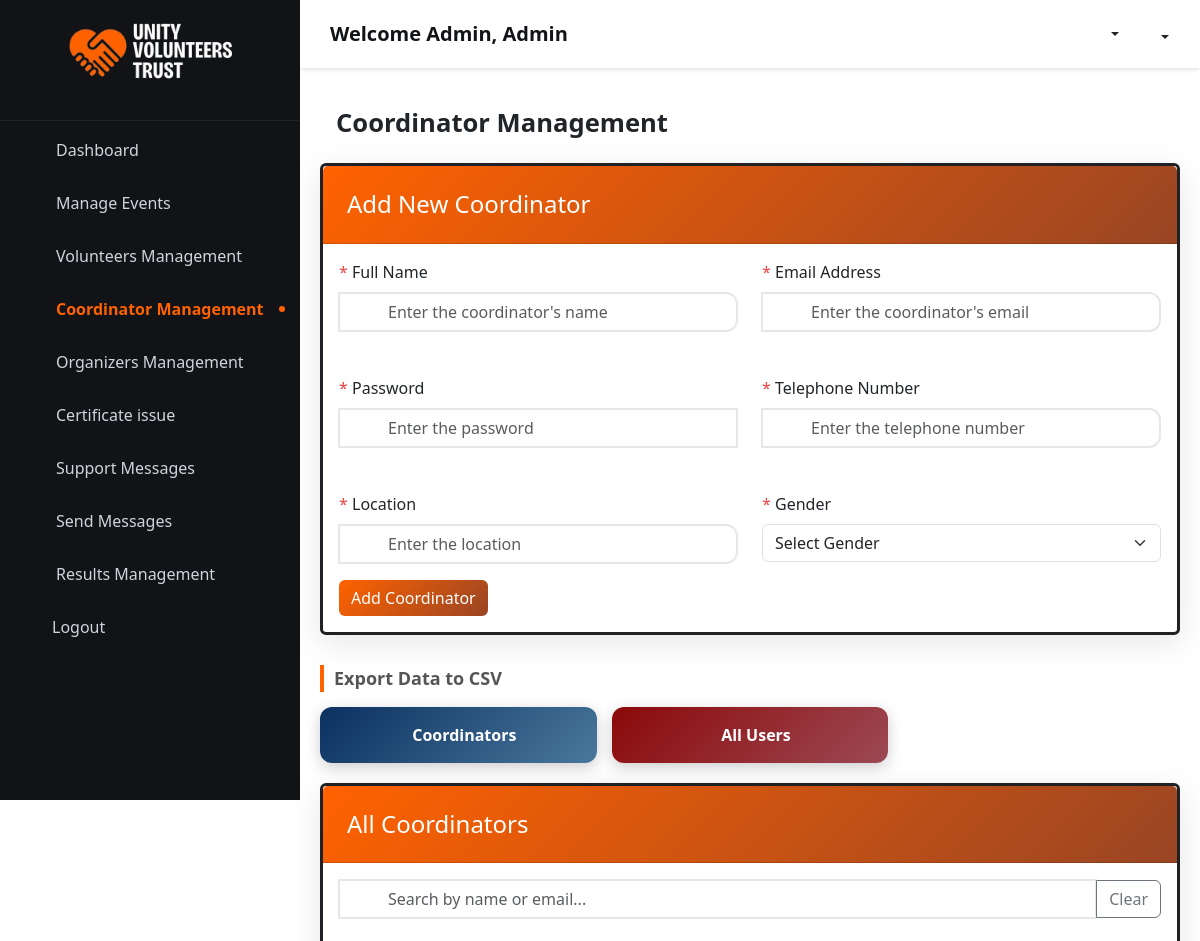
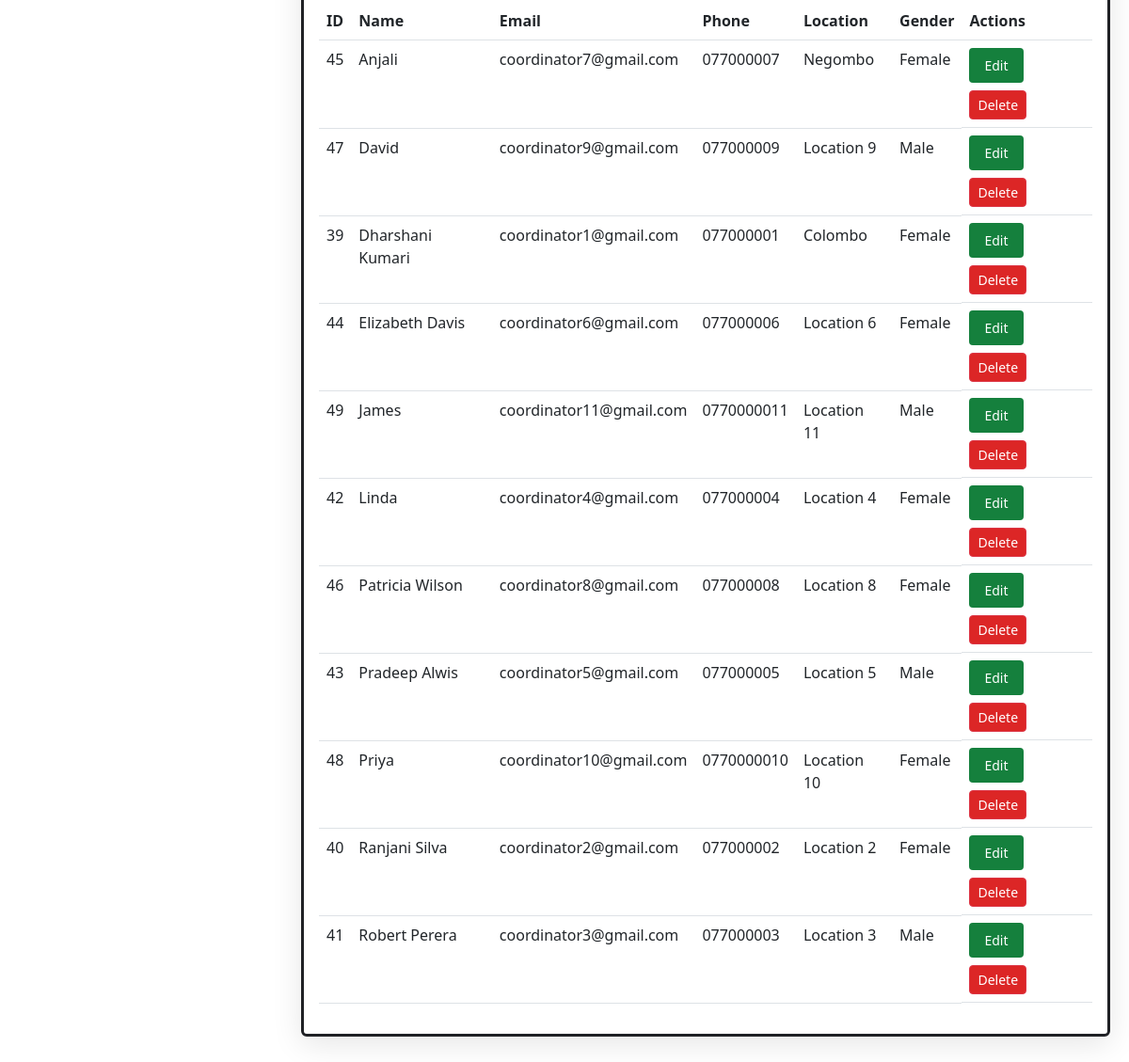
The app's page /presentation/coordinator_management.php (signed in) with its own data (2 pictures, top to bottom).
### tables this page shows
CREATE TABLE IF NOT EXISTS `users` (
  `userId` int NOT NULL AUTO_INCREMENT,
  `name` varchar(100) NOT NULL,
  `email` varchar(100) NOT NULL,
  `password` varchar(255) NOT NULL,
  `telephoneNo` varchar(20) DEFAULT NULL,
  `location` varchar(100) DEFAULT NULL,
  `gender` enum('Male','Female','Other','Prefer not to say') NOT NULL,
  `role` enum('Volunteer','Admin','Coordinator','Organizer','Volunteer+Organizer') DEFAULT 'Volunteer',
  PRIMARY KEY (`userId`),
  UNIQUE KEY `email` (`email`)
);

### business_logic/RegistrationLogic.php (called while the page is built, shortened)
<?php
require_once __DIR__ . "/../data_access/RegistrationData.php";
class RegistrationLogic {
    private $registrationData;
    public function __construct($conn) {
        $this->registrationData = new RegistrationData($conn);
    }
    public function getAllCoordinators() {
        return $this->registrationData->getAllCoordinators();
    }
}
?>

### data_access/RegistrationData.php (called while the page is built, shortened)
<?php
class RegistrationData {
    private $conn;
    public function __construct($conn) {
        $this->conn = $conn;
    }
    public function getAllCoordinators() {
        $stmt = $this->conn->prepare("SELECT userId, name, email, telephoneNo, location, gender FROM users WHERE role = 'Coordinator' ORDER BY name ASC");
        $stmt->execute();
        $result = $stmt->get_result();
        return $result->fetch_all(MYSQLI_ASSOC);
    }
}
?>

### presentation/coordinator_management.php (the view, shortened to what this page needs)
<?php
$name = $_SESSION['name'];
$role = $_SESSION['role'] ?? '';
require_once __DIR__ . "/../data_access/db.php";
require_once __DIR__ . "/../business_logic/RegistrationLogic.php";
$logic = new RegistrationLogic($conn);
$coordinators = $logic->getAllCoordinators();
?>
<!DOCTYPE html>
<html lang="en">
<head>
    <link rel="stylesheet" href="../assets/css/a9.css">
    <link href="https://cdn.jsdelivr.net/npm/bootstrap@5.3.0/dist/css/bootstrap.min.css" rel="stylesheet">
    <link href="https://cdn.jsdelivr.net/npm/remixicon@3.5.0/fonts/remixicon.css" rel="stylesheet">
</head>
<body>
<nav class="sidebar" id="sidebar">
    <div class="sidebar-logo">
        <img src="../assets/images/logo.png" alt="Logo" class="logo-img">
    </div>
    <div class="nav-items">
        <?php if ($role === 'Admin'): ?>
            <div class="nav-item">
            <a href="admin_dashboard.php">
                <span>Dashboard</span>
            </a>
        </div>
        <?php endif; ?>
        <div class="nav-item">
            <a href="events.php">
                <span>Manage Events</span>
            </a>
        </div>
        <?php if ($role === 'Admin' || $role === 'Coordinator'): ?>
            <div class="nav-item">
                <a href="volunteer_management.php">
                    <span>Volunteers Management</span>
                </a>
            </div>
        <?php endif; ?>
        <?php if ($role === 'Admin'): ?>
        <div class="nav-item">
                <a href="coordinator_management.php" class="active">
                    <span>Coordinator Management</span>
                </a>
        </div>
        <?php endif; ?>
        <?php if ($role === 'Admin'): ?>
            <div class="nav-item">
                <a href="organizer_requests.php">
                    <span>Organizers Management</span>
                </a>
            </div>
        <?php endif; ?>
        <?php if ($role === 'Admin'): ?>
            <div class="nav-item">
                <a href="issue_certificates.php">
                    <span>Certificate issue</span>
                </a>
            </div>
        <?php endif; ?>
        <?php if ($role === 'Admin' || $role === 'Coordinator'): ?>
         <div class="nav-item">
            <a href="view_messages.php">
                <span>Support Messages</span>
            </a>
        </div>
        <?php endif; ?>
        <div class="nav-item">
            <a href="send_message.php">
                <span>Send Messages</span>
            </a>
        </div>
        <div class="nav-item">
            <a href="results_management.php">
                <span>Results Management</span>
            </a>
        </div>
        <div class="nav-item">
            <a href="logout.php">
                <span>Logout</span>
            </a>
        </div>
    </div>
</nav>
    <div class="main-content" id="mainContent">
        <header class="top-header">
            <div class="welcome-text">
                Welcome <?php echo htmlspecialchars($role); ?>, <?php echo htmlspecialchars($name); ?>
            </div>
            <div class="header-actions">
               <div class="dropdown me-3">
                    <button class="btn p-0 dropdown-toggle" type="button" data-bs-toggle="dropdown">
                    </button>
                </div>
                <div class="dropdown">
                    <button class="btn p-0 dropdown-toggle" type="button" data-bs-toggle="dropdown">
                    </button>
                </div>
            </div>
        </header>
    <div class="container1">
        <h1 class="text-left page-title mb-4">
            <i class="ri-user-settings-line"></i> Coordinator Management
        </h1>
        <div class="card">
            <div class="card-header">
                <h4 class="mb-0"><i class="ri-user-add-line"></i> Add New Coordinator</h4>
            </div>
            <div class="card-body">
                <form method="POST" id="addForm">
                    <div class="row">
                        <div class="col-md-6 mb-3">
                            <label class="form-label">
                                <span class="required">*</span> Full Name
                            </label>
                            <div class="input-group">
                                <input type="text" name="name" class="form-control with-icon" placeholder="Enter the coordinator's name" required>
                            </div>
                        </div>
                        <div class="col-md-6 mb-3">
                            <label class="form-label">
                                <span class="required">*</span> Email Address
                            </label>
                            <div class="input-group">
                                <input type="email" name="email" id="email" class="form-control with-icon" placeholder="Enter the coordinator's email" required>
                            </div>
                            <div class="email-hints" id="emailHints"></div>
                        </div>
                    </div>
                    <div class="row">
                        <div class="col-md-6 mb-3">
                            <label class="form-label">
                                <span class="required">*</span> Password
                            </label>
                            <div class="input-group">
                                <input type="password" name="password" class="form-control with-icon" placeholder="Enter the password" id="addPassword" required>
                            </div>
                            <div class="email-hints" id="passwordHints"></div>
                        </div>
                        <div class="col-md-6 mb-3">
                            <label class="form-label">
                                <span class="required">*</span> Telephone Number
                            </label>
                            <div class="input-group">
                                <input type="tel" name="phone" id="phone" class="form-control with-icon" placeholder="Enter the telephone number" required>
                            </div>
                             <div class="email-hints" id="mobileHints"></div>
                        </div>
                    </div>
                    <div class="row">
                        <div class="col-md-6 mb-3">
                            <label class="form-label">
                                <span class="required">*</span> Location
                            </label>
                            <div class="input-group">
                                <input type="text" name="location" class="form-control with-icon" placeholder="Enter the location" required>
                            </div>
                        </div>
                        <div class="col-md-6 mb-3">
                            <label class="form-label">
                                <span class="required">*</span> Gender
                            </label>
                            <select name="gender" class="form-select" required>
                                <option value="">Select Gender</option>
                            </select>
                        </div>
                    </div>
                    <button type="submit" class="btn btn-primary">
                        <i class="ri-add-line"></i> Add Coordinator
                    </button>
                </form>
            </div>
        </div>
        <div class="csv-generating">
    <div class="section-title"><i class="ri-file-chart-line"></i> Export Data to CSV</div>
    <div class="button-group">
        <a href="export_csv.php?type=coordinators" class="csv-button btn-coordinators" onclick="showCsvLoading(this)">
            Coordinators
        </a>
        <a href="export_csv.php?type=all_users" class="csv-button btn-all-users" onclick="showCsvLoading(this)">
            All Users
        </a>
    </div>
</div>
        <div class="card">
            <div class="card-header">
                <h4 class="mb-0"><i class="ri-team-line"></i> All Coordinators</h4>
            </div>
            <div class="card-body">
                <div class="mb-4">
                    <div class="input-group">
                        <input type="text" id="searchInput" class="form-control with-icon" placeholder="Search by name or email..." onkeyup="searchCoordinators()">
                        <button class="btn btn-outline-secondary" type="button" onclick="clearSearch()">
                            <i class="ri-close-line"></i> Clear
                        </button>
                    </div>
                </div>
                <div class="table-container">
                    <table class="table table-hover" id="coordinatorTable">
                        <thead>
                            <tr>
                                <th>ID</th>
                                <th>Name</th>
                                <th>Email</th>
                                <th>Phone</th>
                                <th>Location</th>
                                <th>Gender</th>
                                <th>Actions</th>
                            </tr>
                        </thead>
                        <tbody id="coordinatorTableBody">
                            <?php if (empty($coordinators)): ?>
                                <tr class="no-results">
                                    <td colspan="7" class="text-center text-muted">No coordinators found</td>
                                </tr>
                            <?php else: ?>
                                <?php foreach ($coordinators as $coord): ?>
                                    <tr class="coordinator-row"
                                        data-name="<?= strtolower(htmlspecialchars($coord['name'])) ?>"
                                        data-email="<?= strtolower(htmlspecialchars($coord['email'])) ?>">
                                        <td><?= $coord['userId'] ?></td>
                                        <td><?= htmlspecialchars($coord['name']) ?></td>
                                        <td><?= htmlspecialchars($coord['email']) ?></td>
                                        <td><?= htmlspecialchars($coord['telephoneNo']) ?></td>
                                        <td><?= htmlspecialchars($coord['location']) ?></td>
                                        <td><?= htmlspecialchars($coord['gender']) ?></td>
                                        <td class="action-buttons">
                                            <button class="btn btn-sm btn-warning coordinator-edit-btn" onclick="editCoordinator(<?= htmlspecialchars(json_encode($coord)) ?>)">
                                                <i class="ri-edit-line"></i> Edit
                                            </button>
                                            <button class="btn btn-sm btn-danger coordinator-delete-btn" onclick="deleteCoordinator(<?= $coord['userId'] ?>, '<?= htmlspecialchars($coord['name']) ?>')">
                                                <i class="ri-delete-bin-line"></i> Delete
                                            </button>
                                        </td>
                                    </tr>
                                <?php endforeach; ?>
                            <?php endif; ?>
                        </tbody>
                    </table>
                </div>
            </div>
        </div>
    </div>
    </div>
</body>
</html>

### records on screen
users: userId "45", name "Anjali", email "coordinator7@gmail.com", telephoneNo "077000007", location "Negombo", gender "Female"
users: userId "47", name "David", email "coordinator9@gmail.com", telephoneNo "077000009", location "Location 9", gender "Male"
users: userId "39", name "Dharshani Kumari", email "coordinator1@gmail.com", telephoneNo "077000001", location "Colombo", gender "Female"
users: userId "44", name "Elizabeth Davis", email "coordinator6@gmail.com", telephoneNo "077000006", location "Location 6", gender "Female"
users: userId "49", name "James", email "coordinator11@gmail.com", telephoneNo "0770000011", location "Location 11", gender "Male"
users: userId "42", name "Linda", email "coordinator4@gmail.com", telephoneNo "077000004", location "Location 4", gender "Female"
users: userId "46", name "Patricia Wilson", email "coordinator8@gmail.com", telephoneNo "077000008", location "Location 8", gender "Female"
users: userId "43", name "Pradeep Alwis", email "coordinator5@gmail.com", telephoneNo "077000005", location "Location 5", gender "Male"
users: userId "48", name "Priya", email "coordinator10@gmail.com", telephoneNo "0770000010", location "Location 10", gender "Female"
users: userId "40", name "Ranjani Silva", email "coordinator2@gmail.com", telephoneNo "077000002", location "Location 2", gender "Female"
users: userId "41", name "Robert Perera", email "coordinator3@gmail.com", telephoneNo "077000003", location "Location 3", gender "Male"

### other values on screen
$role "Admin"
$name "Admin"
